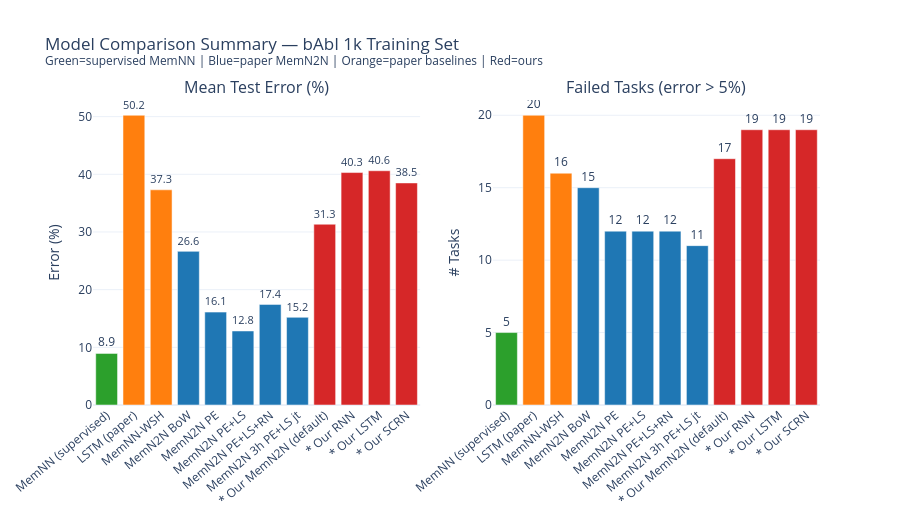

The code cell stored with this chart in its notebook:
### Code cell
# ─────────────────────────────────────────────────────────────────────
# § 9.3  Mean error & failed-task bar chart (mirrors paper Fig. 1 style)
# ─────────────────────────────────────────────────────────────────────
means  = [sum(ALL_MODELS[n])/20   for n in model_names]
failed = [sum(1 for e in ALL_MODELS[n] if e > 5) for n in model_names]

# Colour: green=supervised, blue=paper MemN2N, red=our models
def _col(name):
    if 'supervised' in name.lower(): return '#2ca02c'
    if name.startswith('*'):         return '#d62728'
    if 'LSTM' in name or 'WSH' in name: return '#ff7f0e'
    return '#1f77b4'
colors = [_col(n) for n in model_names]

fig = make_subplots(rows=1, cols=2,
                    subplot_titles=['Mean Test Error (%)', 'Failed Tasks (error > 5%)'])
fig.add_trace(go.Bar(x=model_names, y=means,  marker_color=colors,
                     text=[f'{v:.1f}' for v in means],
                     textposition='outside', name='Mean Error'), row=1, col=1)
fig.add_trace(go.Bar(x=model_names, y=failed, marker_color=colors,
                     text=failed, textposition='outside',
                     name='Failed Tasks', showlegend=False), row=1, col=2)

fig.update_xaxes(tickangle=-40)
fig.update_yaxes(title_text='Error (%)',  row=1, col=1)
fig.update_yaxes(title_text='# Tasks',   row=1, col=2)
fig.update_layout(
    title='Model Comparison Summary — bAbI 1k Training Set<br>'
          '<sup>Green=supervised MemNN | Blue=paper MemN2N | Orange=paper baselines | Red=ours</sup>',
    height=520, showlegend=False, template='plotly_white',
)
fig.show()

### Figure 1 — Plotly figure (JSON) as saved in the notebook; plotly's stock layout.template omitted (floating-point values rounded to 4 significant figures)
{"data": [{"marker": {"color": ["#2ca02c", "#ff7f0e", "#ff7f0e", "#1f77b4", "#1f77b4", "#1f77b4", "#1f77b4", "#1f77b4", "#d62728", "#d62728", "#d62728", "#d62728"]}, "name": "Mean Error", "text": ["8.9", "50.2", "37.3", "26.6", "16.1", "12.8", "17.4", "15.2", "31.3", "40.3", "40.6", "38.5"], "textposition": "outside", "type": "bar", "x": ["MemNN (supervised)", "LSTM (paper)", "MemNN-WSH", "MemN2N BoW", "MemN2N PE", "MemN2N PE+LS", "MemN2N PE+LS+RN", "MemN2N 3h PE+LS jt", "* Our MemN2N (default)", "* Our RNN", "* Our LSTM", "* Our SCRN"], "xaxis": "x", "y": [8.95, 50.24, 37.31, 26.64, 16.11, 12.83, 17.45, 15.2, 31.35, 40.3, 40.61, 38.51], "yaxis": "y"}, {"marker": {"color": ["#2ca02c", "#ff7f0e", "#ff7f0e", "#1f77b4", "#1f77b4", "#1f77b4", "#1f77b4", "#1f77b4", "#d62728", "#d62728", "#d62728", "#d62728"]}, "name": "Failed Tasks", "showlegend": false, "text": ["5", "20", "16", "15", "12", "12", "12", "11", "17", "19", "19", "19"], "textposition": "outside", "type": "bar", "x": ["MemNN (supervised)", "LSTM (paper)", "MemNN-WSH", "MemN2N BoW", "MemN2N PE", "MemN2N PE+LS", "MemN2N PE+LS+RN", "MemN2N 3h PE+LS jt", "* Our MemN2N (default)", "* Our RNN", "* Our LSTM", "* Our SCRN"], "xaxis": "x2", "y": [5, 20, 16, 15, 12, 12, 12, 11, 17, 19, 19, 19], "yaxis": "y2"}], "layout": {"annotations": [{"font": {"size": 16}, "showarrow": false, "text": "Mean Test Error (%)", "x": 0.225, "xanchor": "center", "xref": "paper", "y": 1, "yanchor": "bottom", "yref": "paper"}, {"font": {"size": 16}, "showarrow": false, "text": "Failed Tasks (error > 5%)", "x": 0.775, "xanchor": "center", "xref": "paper", "y": 1, "yanchor": "bottom", "yref": "paper"}], "height": 520, "showlegend": false, "title": {"text": "Model Comparison Summary — bAbI 1k Training Set<br><sup>Green=supervised MemNN | Blue=paper MemN2N | Orange=paper baselines | Red=ours</sup>"}, "xaxis": {"anchor": "y", "domain": [0, 0.45], "tickangle": -40}, "xaxis2": {"anchor": "y2", "domain": [0.55, 1], "tickangle": -40}, "yaxis": {"anchor": "x", "domain": [0, 1], "title": {"text": "Error (%)"}}, "yaxis2": {"anchor": "x2", "domain": [0, 1], "title": {"text": "# Tasks"}}}}
